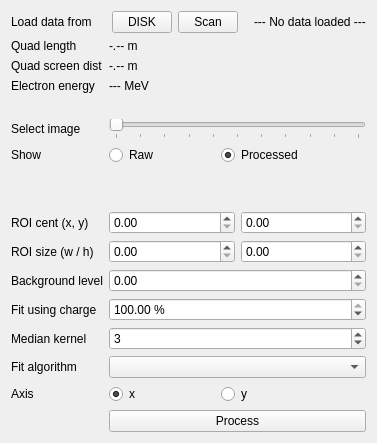
         <widget class="QWidget" name="analysis_tab">
          <attribute name="title">
           <string>Analysis</string>
          </attribute>
          <layout class="QVBoxLayout" name="verticalLayout_2">
           <item>
            <layout class="QGridLayout" name="gridLayout_3">
             <item row="5" column="1">
              <widget class="QLabel" name="p_electron_energy_label">
               <property name="text">
                <string>--- MeV</string>
               </property>
              </widget>
             </item>
             <item row="19" column="1">
              <layout class="QHBoxLayout" name="horizontalLayout_17">
               <item>
                <widget class="QRadioButton" name="p_x_radio">
                 <property name="text">
                  <string>x</string>
                 </property>
                 <property name="checked">
                  <bool>true</bool>
                 </property>
                 <attribute name="buttonGroup">
                  <string notr="true">buttonGroup_2</string>
                 </attribute>
                </widget>
               </item>
               <item>
                <widget class="QRadioButton" name="p_y_radio">
                 <property name="text">
                  <string>y</string>
                 </property>
                 <attribute name="buttonGroup">
                  <string notr="true">buttonGroup_2</string>
                 </attribute>
                </widget>
               </item>
               <item>
                <spacer name="horizontalSpacer_10">
                 <property name="orientation">
                  <enum>Qt::Horizontal</enum>
                 </property>
                 <property name="sizeType">
                  <enum>QSizePolicy::Minimum</enum>
                 </property>
                 <property name="sizeHint" stdset="0">
                  <size>
                   <width>40</width>
                   <height>20</height>
                  </size>
                 </property>
                </spacer>
               </item>
              </layout>
             </item>
             <item row="11" column="1">
              <layout class="QHBoxLayout" name="horizontalLayout_12">
               <item>
                <widget class="QDoubleSpinBox" name="p_roi_cent_x_spinbox">
                 <property name="maximum">
                  <double>5000.000000000000000</double>
                 </property>
                </widget>
               </item>
               <item>
                <widget class="QDoubleSpinBox" name="p_roi_cent_y_spinbox">
                 <property name="maximum">
                  <double>5000.000000000000000</double>
                 </property>
                </widget>
               </item>
              </layout>
             </item>
             <item row="4" column="0">
              <widget class="QLabel" name="label_24">
               <property name="sizePolicy">
                <sizepolicy hsizetype="Minimum" vsizetype="Preferred">
                 <horstretch>0</horstretch>
                 <verstretch>0</verstretch>
                </sizepolicy>
               </property>
               <property name="maximumSize">
                <size>
                 <width>130</width>
                 <height>16777215</height>
                </size>
               </property>
               <property name="text">
                <string>Quad screen dist</string>
               </property>
              </widget>
             </item>
             <item row="18" column="1">
              <widget class="QComboBox" name="fit_algo_combobox"/>
             </item>
             <item row="7" column="0">
              <widget class="QLabel" name="label_32">
               <property name="sizePolicy">
                <sizepolicy hsizetype="Minimum" vsizetype="Preferred">
                 <horstretch>0</horstretch>
                 <verstretch>0</verstretch>
                </sizepolicy>
               </property>
               <property name="maximumSize">
                <size>
                 <width>130</width>
                 <height>16777215</height>
                </size>
               </property>
               <property name="text">
                <string>Select image</string>
               </property>
              </widget>
             </item>
             <item row="7" column="1">
              <widget class="QSlider" name="p_image_index_slider">
               <property name="sizePolicy">
                <sizepolicy hsizetype="Minimum" vsizetype="Fixed">
                 <horstretch>0</horstretch>
                 <verstretch>0</verstretch>
                </sizepolicy>
               </property>
               <property name="maximumSize">
                <size>
                 <width>16777215</width>
                 <height>16777215</height>
                </size>
               </property>
               <property name="maximum">
                <number>10</number>
               </property>
               <property name="orientation">
                <enum>Qt::Horizontal</enum>
               </property>
               <property name="invertedControls">
                <bool>false</bool>
               </property>
               <property name="tickPosition">
                <enum>QSlider::TicksBelow</enum>
               </property>
              </widget>
             </item>
             <item row="15" column="0">
              <widget class="QLabel" name="label_28">
               <property name="sizePolicy">
                <sizepolicy hsizetype="Minimum" vsizetype="Preferred">
                 <horstretch>0</horstretch>
                 <verstretch>0</verstretch>
                </sizepolicy>
               </property>
               <property name="maximumSize">
                <size>
                 <width>130</width>
                 <height>16777215</height>
                </size>
               </property>
               <property name="text">
                <string>Background level</string>
               </property>
              </widget>
             </item>
             <item row="18" column="0">
              <widget class="QLabel" name="label_30">
               <property name="sizePolicy">
                <sizepolicy hsizetype="Minimum" vsizetype="Preferred">
                 <horstretch>0</horstretch>
                 <verstretch>0</verstretch>
                </sizepolicy>
               </property>
               <property name="maximumSize">
                <size>
                 <width>130</width>
                 <height>16777215</height>
                </size>
               </property>
               <property name="text">
                <string>Fit algorithm</string>
               </property>
              </widget>
             </item>
             <item row="17" column="0">
              <widget class="QLabel" name="label_29">
               <property name="sizePolicy">
                <sizepolicy hsizetype="Minimum" vsizetype="Preferred">
                 <horstretch>0</horstretch>
                 <verstretch>0</verstretch>
                </sizepolicy>
               </property>
               <property name="maximumSize">
                <size>
                 <width>130</width>
                 <height>16777215</height>
                </size>
               </property>
               <property name="text">
                <string>Median kernel</string>
               </property>
              </widget>
             </item>
             <item row="17" column="1">
              <widget class="QSpinBox" name="p_median_kernel_spinbox">
               <property name="minimum">
                <number>1</number>
               </property>
               <property name="maximum">
                <number>21</number>
               </property>
               <property name="singleStep">
                <number>2</number>
               </property>
               <property name="value">
                <number>3</number>
               </property>
              </widget>
             </item>
             <item row="8" column="1">
              <layout class="QHBoxLayout" name="horizontalLayout_15">
               <property name="topMargin">
                <number>0</number>
               </property>
               <item>
                <widget class="QRadioButton" name="p_raw_image_radio">
                 <property name="text">
                  <string>Raw</string>
                 </property>
                 <attribute name="buttonGroup">
                  <string notr="true">buttonGroup</string>
                 </attribute>
                </widget>
               </item>
               <item>
                <widget class="QRadioButton" name="p_filtered_image_radio">
                 <property name="text">
                  <string>Processed</string>
                 </property>
                 <property name="checked">
                  <bool>true</bool>
                 </property>
                 <attribute name="buttonGroup">
                  <string notr="true">buttonGroup</string>
                 </attribute>
                </widget>
               </item>
               <item>
                <spacer name="horizontalSpacer_5">
                 <property name="orientation">
                  <enum>Qt::Horizontal</enum>
                 </property>
                 <property name="sizeType">
                  <enum>QSizePolicy::Minimum</enum>
                 </property>
                 <property name="sizeHint" stdset="0">
                  <size>
                   <width>40</width>
                   <height>20</height>
                  </size>
                 </property>
                </spacer>
               </item>
              </layout>
             </item>
             <item row="16" column="0">
              <widget class="QLabel" name="label_31">
               <property name="text">
                <string>Fit using charge</string>
               </property>
              </widget>
             </item>
             <item row="8" column="0">
              <widget class="QLabel" name="label_11">
               <property name="text">
                <string>Show</string>
               </property>
              </widget>
             </item>
             <item row="3" column="1">
              <widget class="QLabel" name="p_quad_length_label">
               <property name="text">
                <string>-.-- m</string>
               </property>
              </widget>
             </item>
             <item row="9" column="0">
              <spacer name="verticalSpacer_6">
               <property name="orientation">
                <enum>Qt::Vertical</enum>
               </property>
               <property name="sizeType">
                <enum>QSizePolicy::Expanding</enum>
               </property>
               <property name="sizeHint" stdset="0">
                <size>
                 <width>20</width>
                 <height>40</height>
                </size>
               </property>
              </spacer>
             </item>
             <item row="16" column="1">
              <widget class="QDoubleSpinBox" name="p_keep_charge_ratio_spinbox">
               <property name="suffix">
                <string> %</string>
               </property>
               <property name="maximum">
                <double>100.000000000000000</double>
               </property>
               <property name="value">
                <double>100.000000000000000</double>
               </property>
              </widget>
             </item>
             <item row="15" column="1">
              <widget class="QDoubleSpinBox" name="p_threshold_spinbox">
               <property name="maximum">
                <double>66000.000000000000000</double>
               </property>
              </widget>
             </item>
             <item row="12" column="0">
              <widget class="QLabel" name="label_27">
               <property name="sizePolicy">
                <sizepolicy hsizetype="Minimum" vsizetype="Preferred">
                 <horstretch>0</horstretch>
                 <verstretch>0</verstretch>
                </sizepolicy>
               </property>
               <property name="maximumSize">
                <size>
                 <width>130</width>
                 <height>16777215</height>
                </size>
               </property>
               <property name="text">
                <string>ROI size (w / h)</string>
               </property>
              </widget>
             </item>
             <item row="11" column="0">
              <widget class="QLabel" name="label_26">
               <property name="sizePolicy">
                <sizepolicy hsizetype="Minimum" vsizetype="Preferred">
                 <horstretch>0</horstretch>
                 <verstretch>0</verstretch>
                </sizepolicy>
               </property>
               <property name="maximumSize">
                <size>
                 <width>130</width>
                 <height>16777215</height>
                </size>
               </property>
               <property name="text">
                <string>ROI cent (x, y)</string>
               </property>
              </widget>
             </item>
             <item row="12" column="1">
              <layout class="QHBoxLayout" name="horizontalLayout_13">
               <item>
                <widget class="QDoubleSpinBox" name="p_roi_size_w_spinbox">
                 <property name="maximum">
                  <double>5000.000000000000000</double>
                 </property>
                </widget>
               </item>
               <item>
                <widget class="QDoubleSpinBox" name="p_roi_size_h_spinbox">
                 <property name="maximum">
                  <double>5000.000000000000000</double>
                 </property>
                </widget>
               </item>
              </layout>
             </item>
             <item row="19" column="0">
              <widget class="QLabel" name="label_33">
               <property name="text">
                <string>Axis</string>
               </property>
              </widget>
             </item>
             <item row="6" column="0">
              <spacer name="verticalSpacer_5">
               <property name="orientation">
                <enum>Qt::Vertical</enum>
               </property>
               <property name="sizeType">
                <enum>QSizePolicy::Preferred</enum>
               </property>
               <property name="sizeHint" stdset="0">
                <size>
                 <width>20</width>
                 <height>20</height>
                </size>
               </property>
              </spacer>
             </item>
             <item row="3" column="0">
              <widget class="QLabel" name="label_23">
               <property name="sizePolicy">
                <sizepolicy hsizetype="Minimum" vsizetype="Preferred">
                 <horstretch>0</horstretch>
                 <verstretch>0</verstretch>
                </sizepolicy>
               </property>
               <property name="maximumSize">
                <size>
                 <width>130</width>
                 <height>16777215</height>
                </size>
               </property>
               <property name="text">
                <string>Quad length</string>
               </property>
              </widget>
             </item>
             <item row="4" column="1">
              <widget class="QLabel" name="p_quad_screen_dist_label">
               <property name="text">
                <string>-.-- m</string>
               </property>
              </widget>
             </item>
             <item row="5" column="0">
              <widget class="QLabel" name="label_25">
               <property name="sizePolicy">
                <sizepolicy hsizetype="Minimum" vsizetype="Preferred">
                 <horstretch>0</horstretch>
                 <verstretch>0</verstretch>
                </sizepolicy>
               </property>
               <property name="maximumSize">
                <size>
                 <width>130</width>
                 <height>16777215</height>
                </size>
               </property>
               <property name="text">
                <string>Electron energy</string>
               </property>
              </widget>
             </item>
             <item row="20" column="1">
              <widget class="QPushButton" name="process_button">
               <property name="text">
                <string>Process</string>
               </property>
              </widget>
             </item>
             <item row="2" column="0">
              <widget class="QLabel" name="label_10">
               <property name="text">
                <string>Load data from</string>
               </property>
              </widget>
             </item>
             <item row="2" column="1">
              <layout class="QHBoxLayout" name="horizontalLayout_14">
               <item>
                <spacer name="horizontalSpacer_7">
                 <property name="orientation">
                  <enum>Qt::Horizontal</enum>
                 </property>
                 <property name="sizeType">
                  <enum>QSizePolicy::Fixed</enum>
                 </property>
                 <property name="sizeHint" stdset="0">
                  <size>
                   <width>3</width>
                   <height>20</height>
                  </size>
                 </property>
                </spacer>
               </item>
               <item>
                <widget class="QPushButton" name="load_disk_button">
                 <property name="maximumSize">
                  <size>
                   <width>60</width>
                   <height>16777215</height>
                  </size>
                 </property>
                 <property name="text">
                  <string>DISK</string>
                 </property>
                </widget>
               </item>
               <item>
                <widget class="QPushButton" name="load_scan_button">
                 <property name="maximumSize">
                  <size>
                   <width>60</width>
                   <height>16777215</height>
                  </size>
                 </property>
                 <property name="text">
                  <string>Scan</string>
                 </property>
                </widget>
               </item>
               <item>
                <spacer name="horizontalSpacer_8">
                 <property name="orientation">
                  <enum>Qt::Horizontal</enum>
                 </property>
                 <property name="sizeType">
                  <enum>QSizePolicy::Fixed</enum>
                 </property>
                 <property name="sizeHint" stdset="0">
                  <size>
                   <width>10</width>
                   <height>20</height>
                  </size>
                 </property>
                </spacer>
               </item>
               <item>
                <widget class="QLabel" name="data_source_label">
                 <property name="sizePolicy">
                  <sizepolicy hsizetype="Expanding" vsizetype="Preferred">
                   <horstretch>0</horstretch>
                   <verstretch>0</verstretch>
                  </sizepolicy>
                 </property>
                 <property name="text">
                  <string>--- No data loaded ---</string>
                 </property>
                </widget>
               </item>
              </layout>
             </item>
            </layout>
           </item>
          </layout>
         </widget>
